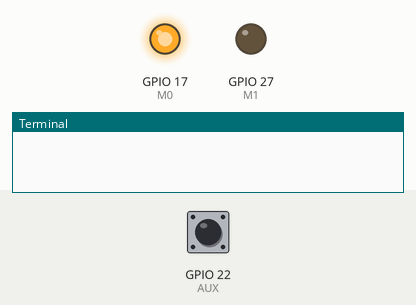
This program was run on a simulated Raspberry Pi (BCM pin numbers). Shown: output pins drawn as LEDs (lit = HIGH), the last lines printed to the terminal. The test bench sets the inputs (shaded band); at power-on: GPIO 22 (AUX) HIGH. The clock reads 2024-03-15 10:24:30 at power-on unless the program sets it. At 3.1 s the program stops and its outputs stay as they are.

Above: at 0.1 s.
At 3.2 s:
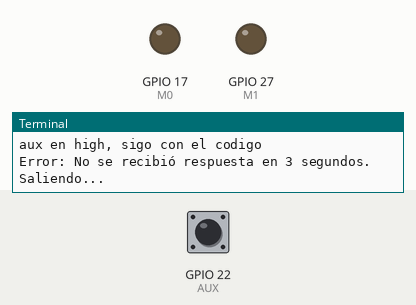
Timing chart, 0 to 4.6 s (numbered marks = the images above):
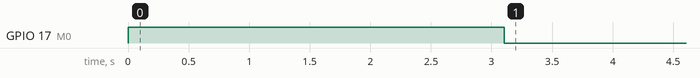

The program:

envia_3_msg_fin_esp_resp.py
```python
import serial
import time
import RPi.GPIO as GPIO

# Configuración de pines GPIO
M0 = 17
M1 = 27
AUX = 22

GPIO.setmode(GPIO.BCM)
GPIO.setup(M0, GPIO.OUT)
GPIO.setup(M1, GPIO.OUT)
GPIO.setup(AUX, GPIO.IN)

# Configurar módulo en modo 1 (recepción normal)
GPIO.output(M0, GPIO.HIGH)
GPIO.output(M1, GPIO.LOW)
# Esperar 5 segundos (ajusta según necesidad)
time.sleep(0.1)

print("E32 listo después del retardo")
# Configurar puerto serie
ser = serial.Serial('/dev/serial0', 57600, timeout=1)

# Lista de mensajes a enviar
mensajes = ["¿Cuál es tu estado?\n", "¿Cuál es la temperatura?\n",
            "¿Cómo está la batería?\n", "¿Hay algún error?\n"]

for i in range(4):
    mensaje = mensajes[i]
    print(f"Enviando pregunta {i+1}: {mensaje.strip()}")
    ser.write(mensaje.encode())  # Enviar mensaje

   #  Esperar a que AUX pase a HIGH antes de recibir
    start_time = time.time()
    while GPIO.input(AUX) == 0:
       if time.time() - start_time > 3:  # Si AUX no cambia en 3 segundos, salir
        print("Error: AUX no respondió en 3 segundos. Saliendo...")
        GPIO.cleanup()
       exit()
    print("aux en high, sigo con el codigo")

    # Esperar respuesta con timeout de 3 segundos
    respuesta_recibida = False
    start_time = time.time()
    while not respuesta_recibida:
        if ser.in_waiting > 0:
            respuesta = ser.readline().decode().strip()
            if respuesta:
                print(f"Respuesta recibida: {respuesta}")
                respuesta_recibida = True

            time.sleep(0.5)
        if time.time() - start_time > 3:  # Si no hay respuesta en 3 segundos, sa>
            print("Error: No se recibió respuesta en 3 segundos. Saliendo...")
            GPIO.cleanup()
            exit()
```
